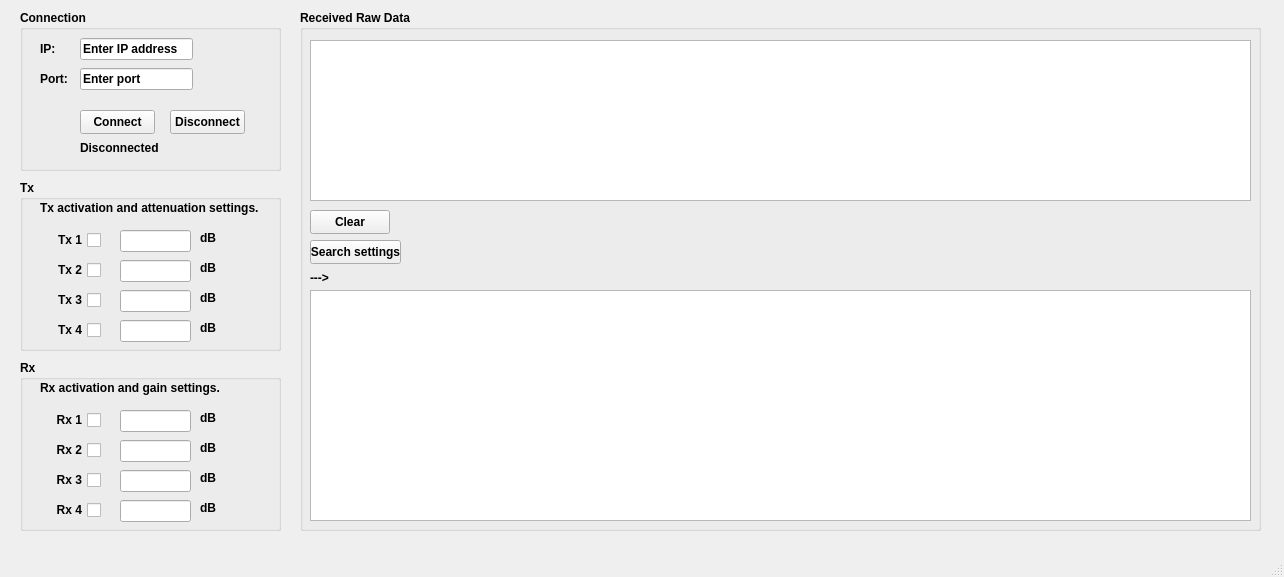
<?xml version="1.0" encoding="UTF-8"?>
<ui version="4.0">
 <class>MainWindow</class>
 <widget class="QMainWindow" name="MainWindow">
  <property name="geometry">
   <rect>
    <x>0</x>
    <y>0</y>
    <width>1284</width>
    <height>577</height>
   </rect>
  </property>
  <property name="font">
   <font>
    <family>Segoe UI</family>
    <italic>false</italic>
    <bold>true</bold>
    <underline>false</underline>
    <strikeout>false</strikeout>
   </font>
  </property>
  <property name="windowTitle">
   <string>PRS20 V1.0</string>
  </property>
  <property name="autoFillBackground">
   <bool>false</bool>
  </property>
  <property name="styleSheet">
   <string notr="true"/>
  </property>
  <widget class="QWidget" name="centralwidget">
   <widget class="QGroupBox" name="ConnectionGroup_Obj">
    <property name="geometry">
     <rect>
      <x>20</x>
      <y>10</y>
      <width>261</width>
      <height>161</height>
     </rect>
    </property>
    <property name="title">
     <string>Connection</string>
    </property>
    <widget class="QLabel" name="IP_Label_Obj">
     <property name="geometry">
      <rect>
       <x>20</x>
       <y>31</y>
       <width>50</width>
       <height>16</height>
      </rect>
     </property>
     <property name="text">
      <string>IP:</string>
     </property>
    </widget>
    <widget class="QLabel" name="Port_Label_Obj">
     <property name="geometry">
      <rect>
       <x>20</x>
       <y>61</y>
       <width>50</width>
       <height>16</height>
      </rect>
     </property>
     <property name="text">
      <string>Port:</string>
     </property>
    </widget>
    <widget class="QLineEdit" name="IP_Edit_Obj">
     <property name="geometry">
      <rect>
       <x>60</x>
       <y>28</y>
       <width>113</width>
       <height>22</height>
      </rect>
     </property>
     <property name="text">
      <string>Enter IP address</string>
     </property>
    </widget>
    <widget class="QLineEdit" name="Port_Edit_Obj">
     <property name="geometry">
      <rect>
       <x>60</x>
       <y>58</y>
       <width>113</width>
       <height>22</height>
      </rect>
     </property>
     <property name="text">
      <string>Enter port</string>
     </property>
    </widget>
    <widget class="QPushButton" name="ConButton_Obj">
     <property name="geometry">
      <rect>
       <x>60</x>
       <y>100</y>
       <width>75</width>
       <height>24</height>
      </rect>
     </property>
     <property name="text">
      <string>Connect</string>
     </property>
    </widget>
    <widget class="QPushButton" name="DisConButton_Obj">
     <property name="geometry">
      <rect>
       <x>150</x>
       <y>100</y>
       <width>75</width>
       <height>24</height>
      </rect>
     </property>
     <property name="text">
      <string>Disconnect</string>
     </property>
    </widget>
    <widget class="QLabel" name="ConStateLabel_Obj">
     <property name="geometry">
      <rect>
       <x>60</x>
       <y>130</y>
       <width>161</width>
       <height>16</height>
      </rect>
     </property>
     <property name="text">
      <string>Disconnected</string>
     </property>
    </widget>
   </widget>
   <widget class="QGroupBox" name="TxGroup_Obj">
    <property name="geometry">
     <rect>
      <x>20</x>
      <y>180</y>
      <width>261</width>
      <height>171</height>
     </rect>
    </property>
    <property name="title">
     <string>Tx</string>
    </property>
    <widget class="QCheckBox" name="Tx1CheckBox_Obj">
     <property name="geometry">
      <rect>
       <x>30</x>
       <y>50</y>
       <width>51</width>
       <height>20</height>
      </rect>
     </property>
     <property name="layoutDirection">
      <enum>Qt::RightToLeft</enum>
     </property>
     <property name="text">
      <string>Tx 1</string>
     </property>
    </widget>
    <widget class="QCheckBox" name="Tx2CheckBox_Obj">
     <property name="geometry">
      <rect>
       <x>30</x>
       <y>80</y>
       <width>51</width>
       <height>20</height>
      </rect>
     </property>
     <property name="layoutDirection">
      <enum>Qt::RightToLeft</enum>
     </property>
     <property name="text">
      <string>Tx 2</string>
     </property>
    </widget>
    <widget class="QCheckBox" name="Tx3CheckBox_Obj">
     <property name="geometry">
      <rect>
       <x>30</x>
       <y>110</y>
       <width>51</width>
       <height>20</height>
      </rect>
     </property>
     <property name="layoutDirection">
      <enum>Qt::RightToLeft</enum>
     </property>
     <property name="text">
      <string>Tx 3</string>
     </property>
    </widget>
    <widget class="QCheckBox" name="Tx4CheckBox_Obj">
     <property name="geometry">
      <rect>
       <x>30</x>
       <y>140</y>
       <width>51</width>
       <height>20</height>
      </rect>
     </property>
     <property name="layoutDirection">
      <enum>Qt::RightToLeft</enum>
     </property>
     <property name="text">
      <string>Tx 4</string>
     </property>
    </widget>
    <widget class="QLineEdit" name="Tx1AttnEdit_Obj">
     <property name="geometry">
      <rect>
       <x>100</x>
       <y>50</y>
       <width>71</width>
       <height>22</height>
      </rect>
     </property>
    </widget>
    <widget class="QLineEdit" name="Tx2AttnEdit_Obj">
     <property name="geometry">
      <rect>
       <x>100</x>
       <y>80</y>
       <width>71</width>
       <height>22</height>
      </rect>
     </property>
    </widget>
    <widget class="QLineEdit" name="Tx3AttnEdit_Obj">
     <property name="geometry">
      <rect>
       <x>100</x>
       <y>110</y>
       <width>71</width>
       <height>22</height>
      </rect>
     </property>
    </widget>
    <widget class="QLineEdit" name="Tx4AttnEdit_Obj">
     <property name="geometry">
      <rect>
       <x>100</x>
       <y>140</y>
       <width>71</width>
       <height>22</height>
      </rect>
     </property>
    </widget>
    <widget class="QLabel" name="label">
     <property name="geometry">
      <rect>
       <x>20</x>
       <y>20</y>
       <width>231</width>
       <height>16</height>
      </rect>
     </property>
     <property name="text">
      <string>Tx activation and attenuation settings.</string>
     </property>
    </widget>
    <widget class="QLabel" name="label_2">
     <property name="geometry">
      <rect>
       <x>180</x>
       <y>50</y>
       <width>49</width>
       <height>16</height>
      </rect>
     </property>
     <property name="text">
      <string>dB</string>
     </property>
    </widget>
    <widget class="QLabel" name="label_3">
     <property name="geometry">
      <rect>
       <x>180</x>
       <y>80</y>
       <width>49</width>
       <height>16</height>
      </rect>
     </property>
     <property name="text">
      <string>dB</string>
     </property>
    </widget>
    <widget class="QLabel" name="label_4">
     <property name="geometry">
      <rect>
       <x>180</x>
       <y>110</y>
       <width>49</width>
       <height>16</height>
      </rect>
     </property>
     <property name="text">
      <string>dB</string>
     </property>
    </widget>
    <widget class="QLabel" name="label_5">
     <property name="geometry">
      <rect>
       <x>180</x>
       <y>140</y>
       <width>49</width>
       <height>16</height>
      </rect>
     </property>
     <property name="text">
      <string>dB</string>
     </property>
    </widget>
   </widget>
   <widget class="QGroupBox" name="RxGroup_Obj">
    <property name="geometry">
     <rect>
      <x>20</x>
      <y>360</y>
      <width>261</width>
      <height>171</height>
     </rect>
    </property>
    <property name="title">
     <string>Rx</string>
    </property>
    <widget class="QCheckBox" name="Rx1CheckBox_Obj">
     <property name="geometry">
      <rect>
       <x>30</x>
       <y>50</y>
       <width>51</width>
       <height>20</height>
      </rect>
     </property>
     <property name="layoutDirection">
      <enum>Qt::RightToLeft</enum>
     </property>
     <property name="text">
      <string>Rx 1</string>
     </property>
    </widget>
    <widget class="QCheckBox" name="Rx2CheckBox_Obj">
     <property name="geometry">
      <rect>
       <x>30</x>
       <y>80</y>
       <width>51</width>
       <height>20</height>
      </rect>
     </property>
     <property name="layoutDirection">
      <enum>Qt::RightToLeft</enum>
     </property>
     <property name="text">
      <string>Rx 2</string>
     </property>
    </widget>
    <widget class="QCheckBox" name="Rx3CheckBox_Obj">
     <property name="geometry">
      <rect>
       <x>30</x>
       <y>110</y>
       <width>51</width>
       <height>20</height>
      </rect>
     </property>
     <property name="layoutDirection">
      <enum>Qt::RightToLeft</enum>
     </property>
     <property name="text">
      <string>Rx 3</string>
     </property>
    </widget>
    <widget class="QCheckBox" name="Rx4CheckBox_Obj">
     <property name="geometry">
      <rect>
       <x>30</x>
       <y>140</y>
       <width>51</width>
       <height>20</height>
      </rect>
     </property>
     <property name="layoutDirection">
      <enum>Qt::RightToLeft</enum>
     </property>
     <property name="text">
      <string>Rx 4</string>
     </property>
    </widget>
    <widget class="QLineEdit" name="Rx1AttnEdit_Obj">
     <property name="geometry">
      <rect>
       <x>100</x>
       <y>50</y>
       <width>71</width>
       <height>22</height>
      </rect>
     </property>
    </widget>
    <widget class="QLineEdit" name="Rx2AttnEdit_Obj">
     <property name="geometry">
      <rect>
       <x>100</x>
       <y>80</y>
       <width>71</width>
       <height>22</height>
      </rect>
     </property>
    </widget>
    <widget class="QLineEdit" name="Rx3AttnEdit_Obj">
     <property name="geometry">
      <rect>
       <x>100</x>
       <y>110</y>
       <width>71</width>
       <height>22</height>
      </rect>
     </property>
    </widget>
    <widget class="QLineEdit" name="Rx4AttnEdit_Obj">
     <property name="geometry">
      <rect>
       <x>100</x>
       <y>140</y>
       <width>71</width>
       <height>22</height>
      </rect>
     </property>
    </widget>
    <widget class="QLabel" name="label_6">
     <property name="geometry">
      <rect>
       <x>20</x>
       <y>20</y>
       <width>231</width>
       <height>16</height>
      </rect>
     </property>
     <property name="text">
      <string>Rx activation and gain settings.</string>
     </property>
    </widget>
    <widget class="QLabel" name="label_7">
     <property name="geometry">
      <rect>
       <x>180</x>
       <y>50</y>
       <width>49</width>
       <height>16</height>
      </rect>
     </property>
     <property name="text">
      <string>dB</string>
     </property>
    </widget>
    <widget class="QLabel" name="label_8">
     <property name="geometry">
      <rect>
       <x>180</x>
       <y>80</y>
       <width>49</width>
       <height>16</height>
      </rect>
     </property>
     <property name="text">
      <string>dB</string>
     </property>
    </widget>
    <widget class="QLabel" name="label_9">
     <property name="geometry">
      <rect>
       <x>180</x>
       <y>110</y>
       <width>49</width>
       <height>16</height>
      </rect>
     </property>
     <property name="text">
      <string>dB</string>
     </property>
    </widget>
    <widget class="QLabel" name="label_10">
     <property name="geometry">
      <rect>
       <x>180</x>
       <y>140</y>
       <width>49</width>
       <height>16</height>
      </rect>
     </property>
     <property name="text">
      <string>dB</string>
     </property>
    </widget>
   </widget>
   <widget class="QGroupBox" name="RcvRawGroup_Obj">
    <property name="geometry">
     <rect>
      <x>300</x>
      <y>10</y>
      <width>961</width>
      <height>521</height>
     </rect>
    </property>
    <property name="sizePolicy">
     <sizepolicy hsizetype="Expanding" vsizetype="Expanding">
      <horstretch>0</horstretch>
      <verstretch>0</verstretch>
     </sizepolicy>
    </property>
    <property name="minimumSize">
     <size>
      <width>0</width>
      <height>0</height>
     </size>
    </property>
    <property name="maximumSize">
     <size>
      <width>16777215</width>
      <height>16777215</height>
     </size>
    </property>
    <property name="title">
     <string>Received Raw Data</string>
    </property>
    <property name="flat">
     <bool>false</bool>
    </property>
    <property name="checkable">
     <bool>false</bool>
    </property>
    <widget class="QPushButton" name="ClrScrButton_Obj">
     <property name="geometry">
      <rect>
       <x>10</x>
       <y>200</y>
       <width>80</width>
       <height>24</height>
      </rect>
     </property>
     <property name="text">
      <string>Clear</string>
     </property>
     <property name="autoDefault">
      <bool>false</bool>
     </property>
     <property name="default">
      <bool>false</bool>
     </property>
     <property name="flat">
      <bool>false</bool>
     </property>
    </widget>
    <widget class="QTextBrowser" name="TextShow_Obj">
     <property name="geometry">
      <rect>
       <x>10</x>
       <y>30</y>
       <width>941</width>
       <height>161</height>
      </rect>
     </property>
     <property name="sizePolicy">
      <sizepolicy hsizetype="Expanding" vsizetype="Expanding">
       <horstretch>0</horstretch>
       <verstretch>0</verstretch>
      </sizepolicy>
     </property>
     <property name="sizeIncrement">
      <size>
       <width>0</width>
       <height>0</height>
      </size>
     </property>
     <property name="baseSize">
      <size>
       <width>0</width>
       <height>0</height>
      </size>
     </property>
     <property name="autoFillBackground">
      <bool>false</bool>
     </property>
     <property name="frameShape">
      <enum>QFrame::StyledPanel</enum>
     </property>
     <property name="sizeAdjustPolicy">
      <enum>QAbstractScrollArea::AdjustIgnored</enum>
     </property>
     <property name="autoFormatting">
      <set>QTextEdit::AutoNone</set>
     </property>
     <property name="readOnly">
      <bool>true</bool>
     </property>
     <property name="acceptRichText">
      <bool>true</bool>
     </property>
    </widget>
    <widget class="QLabel" name="LatestFindLabel_Obj">
     <property name="geometry">
      <rect>
       <x>10</x>
       <y>260</y>
       <width>591</width>
       <height>16</height>
      </rect>
     </property>
     <property name="text">
      <string>---&gt;</string>
     </property>
    </widget>
    <widget class="QTextBrowser" name="SearchBrowser_Obj">
     <property name="geometry">
      <rect>
       <x>10</x>
       <y>280</y>
       <width>941</width>
       <height>231</height>
      </rect>
     </property>
     <property name="font">
      <font>
       <family>Segoe UI</family>
       <italic>false</italic>
       <bold>true</bold>
       <underline>false</underline>
       <strikeout>false</strikeout>
      </font>
     </property>
    </widget>
    <widget class="QPushButton" name="SearchButton_Obj">
     <property name="geometry">
      <rect>
       <x>10</x>
       <y>230</y>
       <width>91</width>
       <height>24</height>
      </rect>
     </property>
     <property name="text">
      <string>Search settings</string>
     </property>
    </widget>
   </widget>
   <zorder>RcvRawGroup_Obj</zorder>
   <zorder>ConnectionGroup_Obj</zorder>
   <zorder>TxGroup_Obj</zorder>
   <zorder>RxGroup_Obj</zorder>
  </widget>
  <widget class="QMenuBar" name="menubar">
   <property name="geometry">
    <rect>
     <x>0</x>
     <y>0</y>
     <width>1284</width>
     <height>21</height>
    </rect>
   </property>
  </widget>
  <widget class="QStatusBar" name="statusbar_obj"/>
 </widget>
 <resources/>
 <connections/>
</ui>
